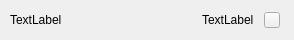
<?xml version="1.0" encoding="UTF-8"?>
<ui version="4.0">
 <class>ShortcutItem</class>
 <widget class="QWidget" name="ShortcutItem">
  <property name="geometry">
   <rect>
    <x>0</x>
    <y>0</y>
    <width>294</width>
    <height>40</height>
   </rect>
  </property>
  <property name="sizePolicy">
   <sizepolicy hsizetype="Preferred" vsizetype="Fixed">
    <horstretch>0</horstretch>
    <verstretch>0</verstretch>
   </sizepolicy>
  </property>
  <property name="minimumSize">
   <size>
    <width>0</width>
    <height>40</height>
   </size>
  </property>
  <property name="maximumSize">
   <size>
    <width>16777215</width>
    <height>40</height>
   </size>
  </property>
  <property name="windowTitle">
   <string>Form</string>
  </property>
  <layout class="QHBoxLayout" name="horizontalLayout">
   <property name="spacing">
    <number>10</number>
   </property>
   <property name="leftMargin">
    <number>10</number>
   </property>
   <property name="topMargin">
    <number>0</number>
   </property>
   <property name="rightMargin">
    <number>14</number>
   </property>
   <property name="bottomMargin">
    <number>0</number>
   </property>
   <item>
    <widget class="QLabel" name="label_name">
     <property name="text">
      <string>TextLabel</string>
     </property>
    </widget>
   </item>
   <item>
    <spacer name="horizontalSpacer">
     <property name="orientation">
      <enum>Qt::Horizontal</enum>
     </property>
     <property name="sizeHint" stdset="0">
      <size>
       <width>93</width>
       <height>20</height>
      </size>
     </property>
    </spacer>
   </item>
   <item>
    <widget class="QLabel" name="label_keybination">
     <property name="text">
      <string>TextLabel</string>
     </property>
    </widget>
   </item>
   <item>
    <widget class="QToolButton" name="btn_delete">
     <property name="minimumSize">
      <size>
       <width>16</width>
       <height>16</height>
      </size>
     </property>
     <property name="maximumSize">
      <size>
       <width>16</width>
       <height>16</height>
      </size>
     </property>
     <property name="text">
      <string/>
     </property>
    </widget>
   </item>
  </layout>
 </widget>
 <resources/>
 <connections/>
</ui>
